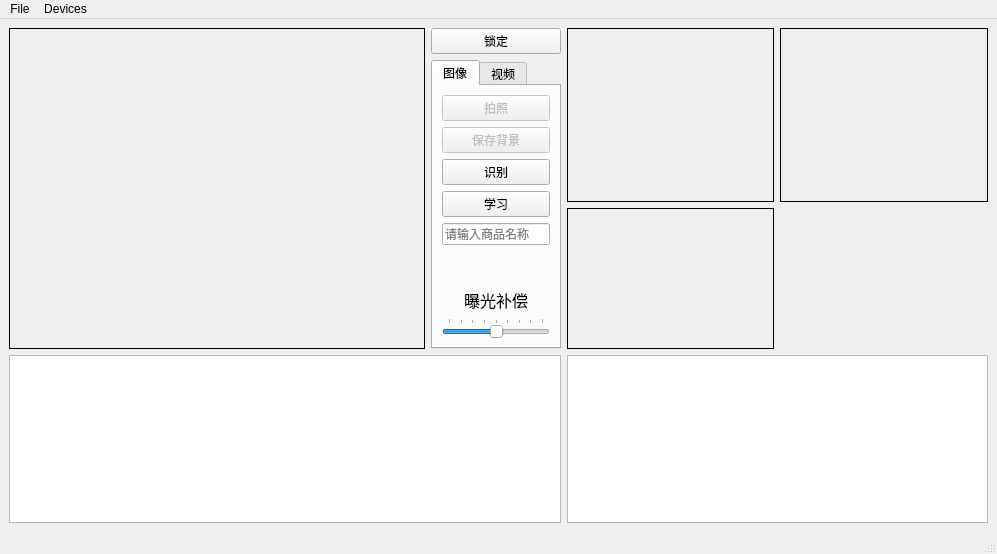
<?xml version="1.0" encoding="UTF-8"?>
<ui version="4.0">
 <class>Camera</class>
 <widget class="QMainWindow" name="Camera">
  <property name="geometry">
   <rect>
    <x>0</x>
    <y>0</y>
    <width>997</width>
    <height>554</height>
   </rect>
  </property>
  <property name="windowTitle">
   <string>Camera</string>
  </property>
  <widget class="QWidget" name="centralwidget">
   <layout class="QGridLayout" name="gridLayout_3" rowstretch="0,0,0,0" columnstretch="2,0,1,1">
    <item row="0" column="2" rowspan="2">
     <widget class="QLabel" name="diff_mat">
      <property name="sizePolicy">
       <sizepolicy hsizetype="Ignored" vsizetype="Ignored">
        <horstretch>0</horstretch>
        <verstretch>0</verstretch>
       </sizepolicy>
      </property>
      <property name="minimumSize">
       <size>
        <width>0</width>
        <height>0</height>
       </size>
      </property>
      <property name="frameShape">
       <enum>QFrame::Box</enum>
      </property>
      <property name="text">
       <string/>
      </property>
      <property name="scaledContents">
       <bool>false</bool>
      </property>
     </widget>
    </item>
    <item row="0" column="3" rowspan="2">
     <widget class="QLabel" name="binary_diff_mat">
      <property name="sizePolicy">
       <sizepolicy hsizetype="Ignored" vsizetype="Ignored">
        <horstretch>0</horstretch>
        <verstretch>0</verstretch>
       </sizepolicy>
      </property>
      <property name="minimumSize">
       <size>
        <width>0</width>
        <height>0</height>
       </size>
      </property>
      <property name="frameShape">
       <enum>QFrame::Box</enum>
      </property>
      <property name="text">
       <string/>
      </property>
      <property name="scaledContents">
       <bool>false</bool>
      </property>
     </widget>
    </item>
    <item row="0" column="0" rowspan="3">
     <widget class="QStackedWidget" name="stackedWidget">
      <property name="sizePolicy">
       <sizepolicy hsizetype="Preferred" vsizetype="Preferred">
        <horstretch>1</horstretch>
        <verstretch>0</verstretch>
       </sizepolicy>
      </property>
      <property name="palette">
       <palette>
        <active>
         <colorrole role="Base">
          <brush brushstyle="SolidPattern">
           <color alpha="255">
            <red>255</red>
            <green>255</green>
            <blue>255</blue>
           </color>
          </brush>
         </colorrole>
         <colorrole role="Window">
          <brush brushstyle="SolidPattern">
           <color alpha="255">
            <red>145</red>
            <green>145</green>
            <blue>145</blue>
           </color>
          </brush>
         </colorrole>
        </active>
        <inactive>
         <colorrole role="Base">
          <brush brushstyle="SolidPattern">
           <color alpha="255">
            <red>255</red>
            <green>255</green>
            <blue>255</blue>
           </color>
          </brush>
         </colorrole>
         <colorrole role="Window">
          <brush brushstyle="SolidPattern">
           <color alpha="255">
            <red>145</red>
            <green>145</green>
            <blue>145</blue>
           </color>
          </brush>
         </colorrole>
        </inactive>
        <disabled>
         <colorrole role="Base">
          <brush brushstyle="SolidPattern">
           <color alpha="255">
            <red>145</red>
            <green>145</green>
            <blue>145</blue>
           </color>
          </brush>
         </colorrole>
         <colorrole role="Window">
          <brush brushstyle="SolidPattern">
           <color alpha="255">
            <red>145</red>
            <green>145</green>
            <blue>145</blue>
           </color>
          </brush>
         </colorrole>
        </disabled>
       </palette>
      </property>
      <property name="frameShape">
       <enum>QFrame::Box</enum>
      </property>
      <property name="currentIndex">
       <number>0</number>
      </property>
      <widget class="QWidget" name="viewfinderPage">
       <layout class="QHBoxLayout" name="horizontalLayout">
        <property name="spacing">
         <number>0</number>
        </property>
        <property name="leftMargin">
         <number>0</number>
        </property>
        <property name="topMargin">
         <number>0</number>
        </property>
        <property name="rightMargin">
         <number>0</number>
        </property>
        <property name="bottomMargin">
         <number>0</number>
        </property>
        <item>
         <widget class="ROIViewfinder" name="viewfinder" native="true"/>
        </item>
       </layout>
      </widget>
      <widget class="QWidget" name="previewPage">
       <layout class="QHBoxLayout" name="horizontalLayout_2">
        <property name="spacing">
         <number>0</number>
        </property>
        <property name="leftMargin">
         <number>0</number>
        </property>
        <property name="topMargin">
         <number>0</number>
        </property>
        <property name="rightMargin">
         <number>0</number>
        </property>
        <property name="bottomMargin">
         <number>0</number>
        </property>
        <item>
         <widget class="QLabel" name="lastImagePreviewLabel">
          <property name="sizePolicy">
           <sizepolicy hsizetype="Preferred" vsizetype="MinimumExpanding">
            <horstretch>0</horstretch>
            <verstretch>0</verstretch>
           </sizepolicy>
          </property>
          <property name="frameShape">
           <enum>QFrame::Box</enum>
          </property>
          <property name="text">
           <string/>
          </property>
          <property name="alignment">
           <set>Qt::AlignCenter</set>
          </property>
         </widget>
        </item>
       </layout>
      </widget>
     </widget>
    </item>
    <item row="0" column="1">
     <widget class="QPushButton" name="lockButton">
      <property name="text">
       <string>锁定</string>
      </property>
     </widget>
    </item>
    <item row="1" column="1" rowspan="2">
     <widget class="QTabWidget" name="captureWidget">
      <property name="currentIndex">
       <number>0</number>
      </property>
      <widget class="QWidget" name="tab_2">
       <attribute name="title">
        <string>图像</string>
       </attribute>
       <layout class="QGridLayout" name="gridLayout">
        <item row="0" column="0">
         <widget class="QPushButton" name="takeImageBtn">
          <property name="enabled">
           <bool>false</bool>
          </property>
          <property name="text">
           <string>拍照</string>
          </property>
         </widget>
        </item>
        <item row="1" column="0">
         <widget class="QPushButton" name="takeBackgroundBtn">
          <property name="enabled">
           <bool>false</bool>
          </property>
          <property name="focusPolicy">
           <enum>Qt::ClickFocus</enum>
          </property>
          <property name="text">
           <string>保存背景</string>
          </property>
         </widget>
        </item>
        <item row="3" column="0">
         <widget class="QPushButton" name="studyBtn">
          <property name="enabled">
           <bool>true</bool>
          </property>
          <property name="focusPolicy">
           <enum>Qt::StrongFocus</enum>
          </property>
          <property name="autoFillBackground">
           <bool>true</bool>
          </property>
          <property name="text">
           <string>学习</string>
          </property>
          <property name="checkable">
           <bool>true</bool>
          </property>
          <property name="checked">
           <bool>false</bool>
          </property>
         </widget>
        </item>
        <item row="6" column="0">
         <widget class="QLabel" name="label">
          <property name="font">
           <font>
            <family>Microsoft YaHei</family>
            <pointsize>12</pointsize>
           </font>
          </property>
          <property name="text">
           <string>曝光补偿</string>
          </property>
          <property name="alignment">
           <set>Qt::AlignCenter</set>
          </property>
         </widget>
        </item>
        <item row="4" column="0">
         <widget class="QLineEdit" name="name">
          <property name="inputMask">
           <string/>
          </property>
          <property name="text">
           <string/>
          </property>
          <property name="placeholderText">
           <string>请输入商品名称</string>
          </property>
         </widget>
        </item>
        <item row="5" column="0">
         <spacer name="verticalSpacer_2">
          <property name="orientation">
           <enum>Qt::Vertical</enum>
          </property>
          <property name="sizeHint" stdset="0">
           <size>
            <width>20</width>
            <height>161</height>
           </size>
          </property>
         </spacer>
        </item>
        <item row="2" column="0">
         <widget class="QPushButton" name="recognitionBtn">
          <property name="enabled">
           <bool>true</bool>
          </property>
          <property name="focusPolicy">
           <enum>Qt::StrongFocus</enum>
          </property>
          <property name="autoFillBackground">
           <bool>true</bool>
          </property>
          <property name="text">
           <string>识别</string>
          </property>
          <property name="checkable">
           <bool>true</bool>
          </property>
          <property name="checked">
           <bool>false</bool>
          </property>
         </widget>
        </item>
        <item row="7" column="0">
         <widget class="QSlider" name="exposureCompensation">
          <property name="minimum">
           <number>-4</number>
          </property>
          <property name="maximum">
           <number>4</number>
          </property>
          <property name="pageStep">
           <number>2</number>
          </property>
          <property name="orientation">
           <enum>Qt::Horizontal</enum>
          </property>
          <property name="tickPosition">
           <enum>QSlider::TicksAbove</enum>
          </property>
         </widget>
        </item>
       </layout>
      </widget>
      <widget class="QWidget" name="tab">
       <attribute name="title">
        <string>视频</string>
       </attribute>
       <layout class="QGridLayout" name="gridLayout_2">
        <item row="0" column="0">
         <widget class="QPushButton" name="recordButton">
          <property name="text">
           <string>Record</string>
          </property>
         </widget>
        </item>
        <item row="1" column="0">
         <widget class="QPushButton" name="pauseButton">
          <property name="text">
           <string>Pause</string>
          </property>
         </widget>
        </item>
        <item row="2" column="0">
         <widget class="QPushButton" name="stopButton">
          <property name="text">
           <string>Stop</string>
          </property>
         </widget>
        </item>
        <item row="3" column="0">
         <spacer name="verticalSpacer">
          <property name="orientation">
           <enum>Qt::Vertical</enum>
          </property>
          <property name="sizeHint" stdset="0">
           <size>
            <width>20</width>
            <height>76</height>
           </size>
          </property>
         </spacer>
        </item>
        <item row="4" column="0">
         <widget class="QPushButton" name="muteButton">
          <property name="text">
           <string>Mute</string>
          </property>
          <property name="checkable">
           <bool>true</bool>
          </property>
         </widget>
        </item>
       </layout>
      </widget>
     </widget>
    </item>
    <item row="2" column="2">
     <widget class="QLabel" name="undiff_mat">
      <property name="sizePolicy">
       <sizepolicy hsizetype="Ignored" vsizetype="Ignored">
        <horstretch>0</horstretch>
        <verstretch>0</verstretch>
       </sizepolicy>
      </property>
      <property name="frameShape">
       <enum>QFrame::Box</enum>
      </property>
      <property name="text">
       <string/>
      </property>
      <property name="scaledContents">
       <bool>false</bool>
      </property>
     </widget>
    </item>
    <item row="3" column="0" colspan="2">
     <widget class="QListView" name="goods_list">
      <property name="minimumSize">
       <size>
        <width>0</width>
        <height>168</height>
       </size>
      </property>
      <property name="editTriggers">
       <set>QAbstractItemView::NoEditTriggers</set>
      </property>
      <property name="verticalScrollMode">
       <enum>QAbstractItemView::ScrollPerPixel</enum>
      </property>
      <property name="horizontalScrollMode">
       <enum>QAbstractItemView::ScrollPerPixel</enum>
      </property>
      <property name="flow">
       <enum>QListView::LeftToRight</enum>
      </property>
      <property name="spacing">
       <number>8</number>
      </property>
      <property name="viewMode">
       <enum>QListView::IconMode</enum>
      </property>
     </widget>
    </item>
    <item row="3" column="2" colspan="2">
     <widget class="QListView" name="recog_lst">
      <property name="minimumSize">
       <size>
        <width>0</width>
        <height>168</height>
       </size>
      </property>
      <property name="editTriggers">
       <set>QAbstractItemView::NoEditTriggers</set>
      </property>
      <property name="verticalScrollMode">
       <enum>QAbstractItemView::ScrollPerPixel</enum>
      </property>
      <property name="horizontalScrollMode">
       <enum>QAbstractItemView::ScrollPerPixel</enum>
      </property>
      <property name="flow">
       <enum>QListView::LeftToRight</enum>
      </property>
      <property name="spacing">
       <number>8</number>
      </property>
      <property name="viewMode">
       <enum>QListView::IconMode</enum>
      </property>
     </widget>
    </item>
   </layout>
  </widget>
  <widget class="QMenuBar" name="menubar">
   <property name="geometry">
    <rect>
     <x>0</x>
     <y>0</y>
     <width>997</width>
     <height>21</height>
    </rect>
   </property>
   <widget class="QMenu" name="menuFile">
    <property name="title">
     <string>File</string>
    </property>
    <addaction name="actionStartCamera"/>
    <addaction name="actionStopCamera"/>
    <addaction name="separator"/>
    <addaction name="actionSettings"/>
    <addaction name="separator"/>
    <addaction name="actionExit"/>
   </widget>
   <widget class="QMenu" name="menuDevices">
    <property name="title">
     <string>Devices</string>
    </property>
   </widget>
   <addaction name="menuFile"/>
   <addaction name="menuDevices"/>
  </widget>
  <widget class="QStatusBar" name="statusbar"/>
  <action name="actionExit">
   <property name="text">
    <string>Exit</string>
   </property>
  </action>
  <action name="actionStartCamera">
   <property name="text">
    <string>Start Camera</string>
   </property>
  </action>
  <action name="actionStopCamera">
   <property name="text">
    <string>Stop Camera</string>
   </property>
  </action>
  <action name="actionSettings">
   <property name="text">
    <string>Settings</string>
   </property>
  </action>
 </widget>
 <customwidgets>
  <customwidget>
   <class>ROIViewfinder</class>
   <extends>QWidget</extends>
   <header location="global">roiviewfinder.h</header>
   <container>1</container>
  </customwidget>
 </customwidgets>
 <resources/>
 <connections>
  <connection>
   <sender>recordButton</sender>
   <signal>clicked()</signal>
   <receiver>Camera</receiver>
   <slot>record()</slot>
   <hints>
    <hint type="sourcelabel">
     <x>869</x>
     <y>109</y>
    </hint>
    <hint type="destinationlabel">
     <x>61</x>
     <y>238</y>
    </hint>
   </hints>
  </connection>
  <connection>
   <sender>stopButton</sender>
   <signal>clicked()</signal>
   <receiver>Camera</receiver>
   <slot>stop()</slot>
   <hints>
    <hint type="sourcelabel">
     <x>869</x>
     <y>167</y>
    </hint>
    <hint type="destinationlabel">
     <x>140</x>
     <y>236</y>
    </hint>
   </hints>
  </connection>
  <connection>
   <sender>pauseButton</sender>
   <signal>clicked()</signal>
   <receiver>Camera</receiver>
   <slot>pause()</slot>
   <hints>
    <hint type="sourcelabel">
     <x>869</x>
     <y>138</y>
    </hint>
    <hint type="destinationlabel">
     <x>234</x>
     <y>237</y>
    </hint>
   </hints>
  </connection>
  <connection>
   <sender>actionExit</sender>
   <signal>triggered()</signal>
   <receiver>Camera</receiver>
   <slot>close()</slot>
   <hints>
    <hint type="sourcelabel">
     <x>-1</x>
     <y>-1</y>
    </hint>
    <hint type="destinationlabel">
     <x>154</x>
     <y>130</y>
    </hint>
   </hints>
  </connection>
  <connection>
   <sender>takeImageBtn</sender>
   <signal>clicked()</signal>
   <receiver>Camera</receiver>
   <slot>takeImage()</slot>
   <hints>
    <hint type="sourcelabel">
     <x>869</x>
     <y>109</y>
    </hint>
    <hint type="destinationlabel">
     <x>603</x>
     <y>169</y>
    </hint>
   </hints>
  </connection>
  <connection>
   <sender>lockButton</sender>
   <signal>clicked()</signal>
   <receiver>Camera</receiver>
   <slot>toggleLock()</slot>
   <hints>
    <hint type="sourcelabel">
     <x>882</x>
     <y>48</y>
    </hint>
    <hint type="destinationlabel">
     <x>453</x>
     <y>119</y>
    </hint>
   </hints>
  </connection>
  <connection>
   <sender>muteButton</sender>
   <signal>toggled(bool)</signal>
   <receiver>Camera</receiver>
   <slot>setMuted(bool)</slot>
   <hints>
    <hint type="sourcelabel">
     <x>869</x>
     <y>521</y>
    </hint>
    <hint type="destinationlabel">
     <x>5</x>
     <y>280</y>
    </hint>
   </hints>
  </connection>
  <connection>
   <sender>exposureCompensation</sender>
   <signal>valueChanged(int)</signal>
   <receiver>Camera</receiver>
   <slot>setExposureCompensation(int)</slot>
   <hints>
    <hint type="sourcelabel">
     <x>869</x>
     <y>520</y>
    </hint>
    <hint type="destinationlabel">
     <x>665</x>
     <y>365</y>
    </hint>
   </hints>
  </connection>
  <connection>
   <sender>actionSettings</sender>
   <signal>triggered()</signal>
   <receiver>Camera</receiver>
   <slot>configureCaptureSettings()</slot>
   <hints>
    <hint type="sourcelabel">
     <x>-1</x>
     <y>-1</y>
    </hint>
    <hint type="destinationlabel">
     <x>333</x>
     <y>210</y>
    </hint>
   </hints>
  </connection>
  <connection>
   <sender>actionStartCamera</sender>
   <signal>triggered()</signal>
   <receiver>Camera</receiver>
   <slot>startCamera()</slot>
   <hints>
    <hint type="sourcelabel">
     <x>-1</x>
     <y>-1</y>
    </hint>
    <hint type="destinationlabel">
     <x>333</x>
     <y>210</y>
    </hint>
   </hints>
  </connection>
  <connection>
   <sender>actionStopCamera</sender>
   <signal>triggered()</signal>
   <receiver>Camera</receiver>
   <slot>stopCamera()</slot>
   <hints>
    <hint type="sourcelabel">
     <x>-1</x>
     <y>-1</y>
    </hint>
    <hint type="destinationlabel">
     <x>333</x>
     <y>210</y>
    </hint>
   </hints>
  </connection>
 </connections>
 <slots>
  <slot>record()</slot>
  <slot>pause()</slot>
  <slot>stop()</slot>
  <slot>enablePreview(bool)</slot>
  <slot>configureCaptureSettings()</slot>
  <slot>takeImage()</slot>
  <slot>startCamera()</slot>
  <slot>toggleLock()</slot>
  <slot>setMuted(bool)</slot>
  <slot>stopCamera()</slot>
  <slot>setExposureCompensation(int)</slot>
 </slots>
</ui>
